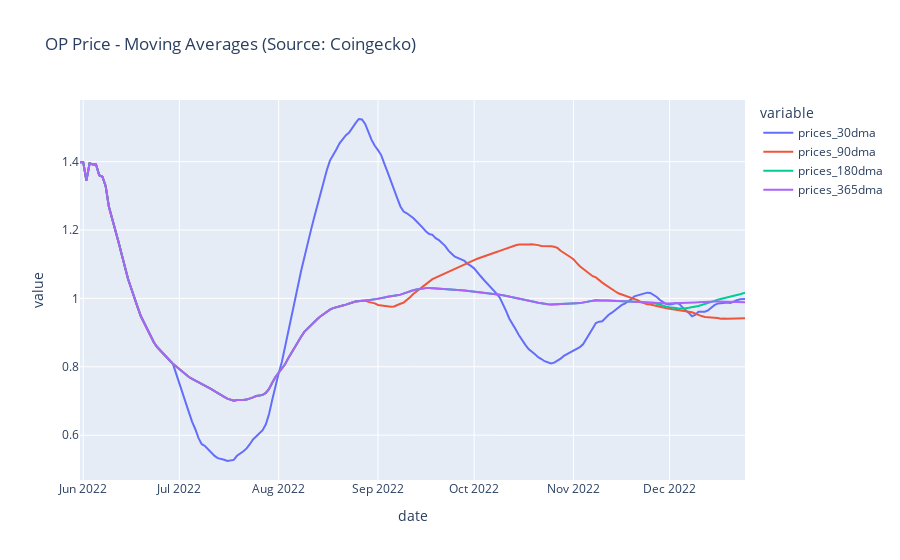

This figure's notebook cell:
### Code cell
fig = px.line(op_price, x="date", y=prices_cols, title='OP Price - Moving Averages (Source: Coingecko)')
fig.show()

### Figure 1 — Plotly figure (JSON) as saved in the notebook; plotly's stock layout.template omitted (floating-point values rounded to 4 significant figures; data arrays with more than 128 entries replaced by an {"elided": "..."} marker saying what was removed)
{"data": [{"hovertemplate": "variable=prices_30dma<br>date=%{x}<br>value=%{y}<extra></extra>", "legendgroup": "prices_30dma", "line": {"color": "#636efa", "dash": "solid"}, "marker": {"symbol": "circle"}, "mode": "lines", "name": "prices_30dma", "orientation": "v", "showlegend": true, "type": "scatter", "x": {"elided": "209 str values"}, "xaxis": "x", "y": {"elided": "209 float values"}, "yaxis": "y"}, {"hovertemplate": "variable=prices_90dma<br>date=%{x}<br>value=%{y}<extra></extra>", "legendgroup": "prices_90dma", "line": {"color": "#EF553B", "dash": "solid"}, "marker": {"symbol": "circle"}, "mode": "lines", "name": "prices_90dma", "orientation": "v", "showlegend": true, "type": "scatter", "x": {"elided": "209 str values"}, "xaxis": "x", "y": {"elided": "209 float values"}, "yaxis": "y"}, {"hovertemplate": "variable=prices_180dma<br>date=%{x}<br>value=%{y}<extra></extra>", "legendgroup": "prices_180dma", "line": {"color": "#00cc96", "dash": "solid"}, "marker": {"symbol": "circle"}, "mode": "lines", "name": "prices_180dma", "orientation": "v", "showlegend": true, "type": "scatter", "x": {"elided": "209 str values"}, "xaxis": "x", "y": {"elided": "209 float values"}, "yaxis": "y"}, {"hovertemplate": "variable=prices_365dma<br>date=%{x}<br>value=%{y}<extra></extra>", "legendgroup": "prices_365dma", "line": {"color": "#ab63fa", "dash": "solid"}, "marker": {"symbol": "circle"}, "mode": "lines", "name": "prices_365dma", "orientation": "v", "showlegend": true, "type": "scatter", "x": {"elided": "209 str values"}, "xaxis": "x", "y": {"elided": "209 float values"}, "yaxis": "y"}], "layout": {"legend": {"title": {"text": "variable"}, "tracegroupgap": 0}, "title": {"text": "OP Price - Moving Averages (Source: Coingecko)"}, "xaxis": {"anchor": "y", "domain": [0, 1], "title": {"text": "date"}}, "yaxis": {"anchor": "x", "domain": [0, 1], "title": {"text": "value"}}}}
